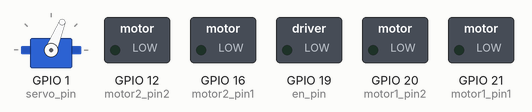
This program was run on a simulated Raspberry Pi (BCM pin numbers). On the bench: servo, switched loads named in the program (green lamp = pin HIGH). Servo angles are drawn from the pulse width (0.5 ms = 0°, 2.5 ms = 180°). At 13.6 s the program stops and its outputs stay as they are.

Above: at 0.1 s.
At 1.2 s:
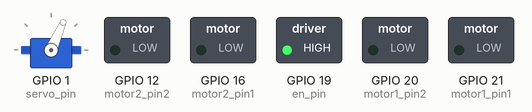
At 3.9 s:
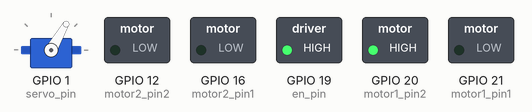
At 11.6 s:
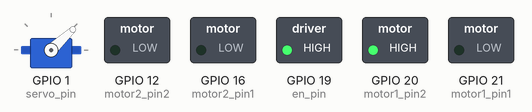
At 13.2 s:
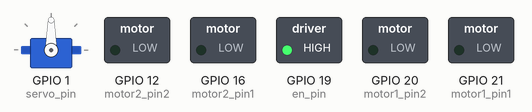
At 13.7 s:
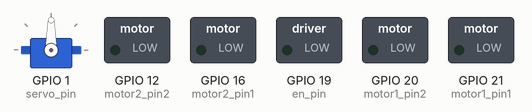
Timing chart, 0 to 15.1 s (numbered marks = the images above):
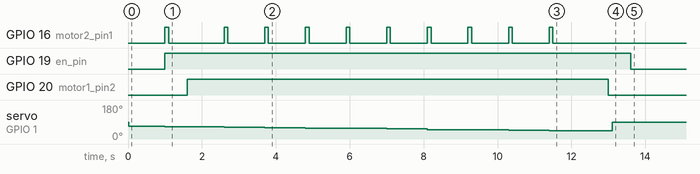

The program:

2motor_test.py
```python
import RPi.GPIO as GPIO
import time

def angle_to_duty_cycle(angle):
	return 2.5 + (angle/18)

def clockwise(pin1,pin2):
        GPIO.output(pin1,GPIO.HIGH)
        GPIO.output(pin2,GPIO.LOW)

def anticlockwise(pin1,pin2):
        GPIO.output(pin1,GPIO.LOW)
        GPIO.output(pin2,GPIO.HIGH)

def stop(pin1,pin2):
        GPIO.output(pin1,GPIO.LOW)
        GPIO.output(pin2,GPIO.LOW)

motor1_pin1 = 21
motor1_pin2 = 20
motor2_pin1 = 16
motor2_pin2 = 12
servo_pin = 1
en_pin = 19

GPIO.setmode(GPIO.BCM)
GPIO.setup(motor1_pin1,GPIO.OUT)
GPIO.setup(motor1_pin2,GPIO.OUT)
GPIO.setup(motor2_pin1,GPIO.OUT)
GPIO.setup(motor2_pin2,GPIO.OUT)
GPIO.setup(servo_pin,GPIO.OUT)
GPIO.setup(en_pin,GPIO.OUT)

servo_pwm = GPIO.PWM(servo_pin,50)
servo_pwm.start(7.5)
en_pwm = GPIO.PWM(en_pin, 100)
en_pwm.start(0)

num_cards = 10

servo_angle = (2.5*(num_cards-1)) + 38
servo_angle = 68
servo_pwm.ChangeDutyCycle(angle_to_duty_cycle(servo_angle))
time.sleep(1)

stop(motor1_pin1,motor1_pin2)
stop(motor2_pin1,motor2_pin2)

en_pwm.ChangeDutyCycle(100)

for i in range(num_cards):
        #if (i % 2 == 0) and (i != 0):
        #        servo_angle -= 5
        servo_angle -= 2.5
        servo_pwm.ChangeDutyCycle(angle_to_duty_cycle(servo_angle))
        clockwise(motor2_pin1,motor2_pin2)
        time.sleep(0.1)
        stop(motor2_pin1,motor2_pin2)
        if i == 0:
                time.sleep(0.5)
                anticlockwise(motor1_pin1,motor1_pin2)
        time.sleep(1)
'''
anticlockwise(motor1_pin1,motor1_pin2)
time.sleep(0.5)
clockwise(motor2_pin1,motor2_pin2)
time.sleep(0.1)
stop(motor2_pin1,motor2_pin2)
time.sleep(0.5)
anticlockwise(motor2_pin1,motor2_pin2)
time.sleep(0.3)
servo_pwm.ChangeDutyCycle(angle_to_duty_cycle(90))
time.sleep(0.2)
stop(motor2_pin1,motor2_pin2)
time.sleep(0.5)
clockwise(motor2_pin1,motor2_pin2)
time.sleep(0.5)
'''

stop(motor2_pin1,motor2_pin2)
time.sleep(0.5)
stop(motor1_pin1,motor1_pin2)
time.sleep(0.1)
servo_pwm.ChangeDutyCycle(angle_to_duty_cycle(90))
time.sleep(0.5)

en_pwm.stop()
servo_pwm.stop()
GPIO.cleanup()
```

Measured:
- by itself, GPIO 16 (motor2_pin1): goes HIGH 0.10 s, LOW 1.5 s, 8 × (HIGH 0.10 s, LOW 1.0 s), HIGH 0.10 s, then LOW
- by itself, GPIO 19 (en_pin): LOW → HIGH at 1.0 s, → LOW 12.6 s later
- by itself, GPIO 20 (motor1_pin2): LOW → HIGH at 1.6 s, → LOW 11.4 s later
- by itself, servo on GPIO 1 (servo_pin): 90° → 68° at 0.02 s, → 66° 0.98 s later, → 63° 1.6 s later, → 60° 1.1 s later, … (12 changes in this stretch)
